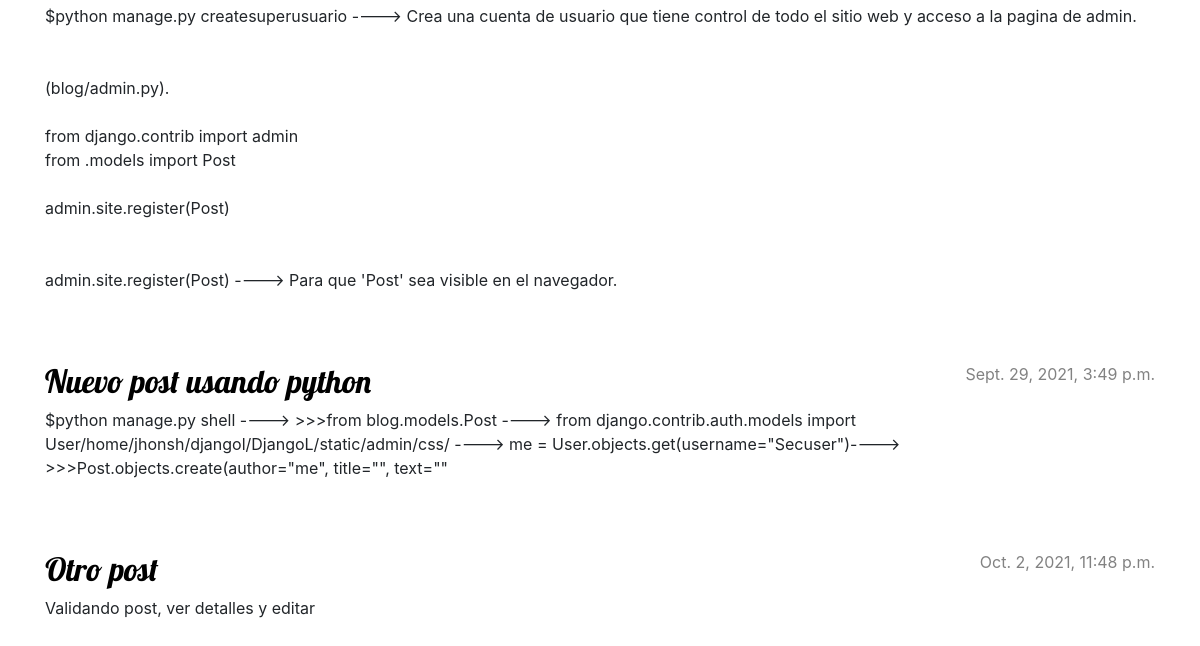
The app's page / (lower part), older data.
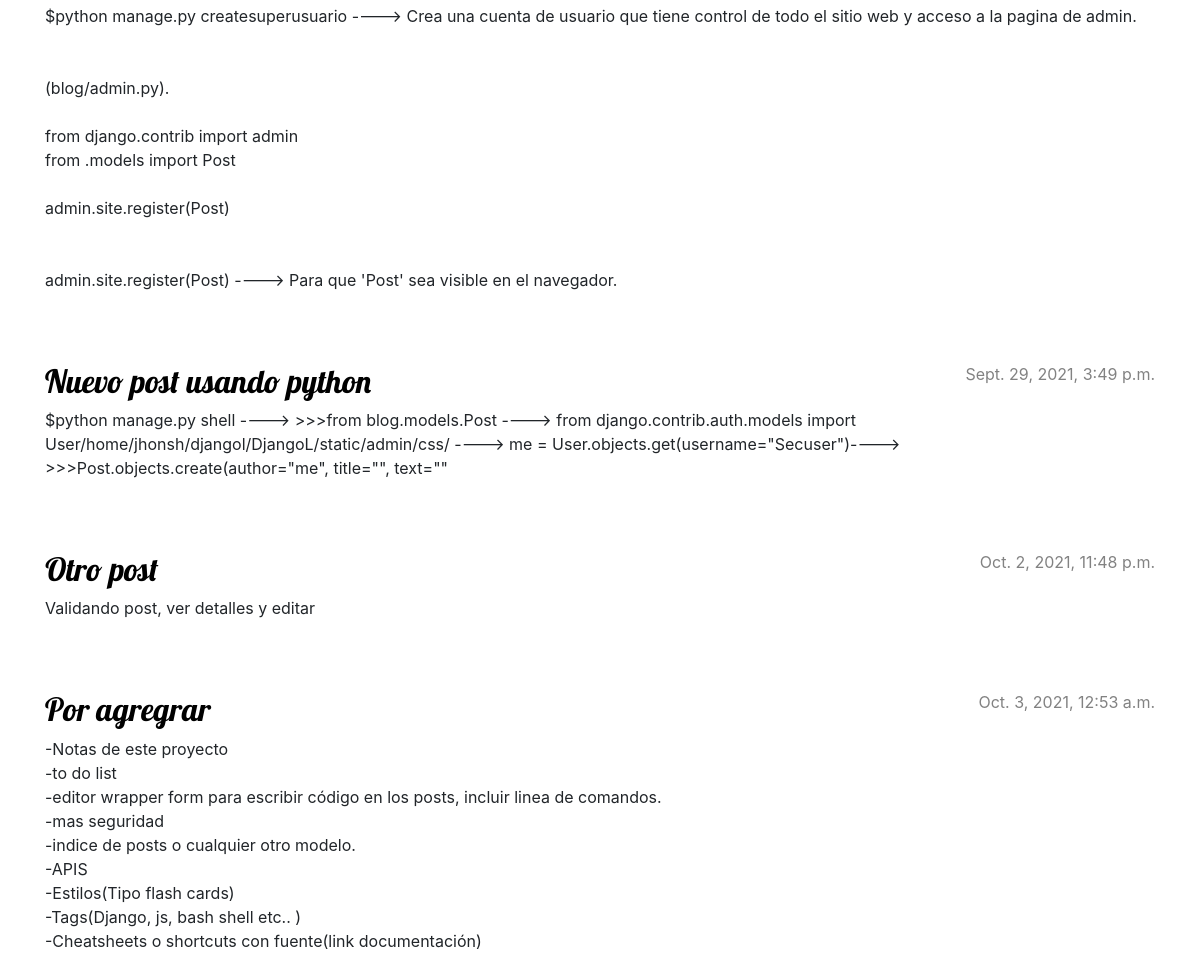
The same page, newer data.
### blog/models.py (models this page shows, shortened)
class Post(models.Model):
    author = models.ForeignKey(settings.AUTH_USER_MODEL, on_delete=models.CASCADE)
    title = models.CharField(max_length=200)
    text = models.TextField()
    created_date = models.DateTimeField(default=timezone.now)
    published_date = models.DateTimeField(blank=True, null=True)

### blog/views.py (the view)
# urls.py: path("", views.post_list, name="post_list"),
def post_list(request):
    posts = Post.objects.filter(published_date__lte=timezone.now()).order_by('published_date')
    return render(request, 'blog/post_list.html', {'posts': posts})

### blog/templates/blog/post_list.html
{% extends 'blog/base.html' %}
{% block content %}
    {% for post in posts %}
        <article class="post">
            <time class="date">
                {{ post.published_date }}
            </time>
            <h2><a href="{% url 'post_detail' pk=post.pk %}">{{ post.title }}</a></h2>
            <p>{{ post.text|linebreaksbr }}</p>
        </article>
    {% endfor %}
{% endblock %}

Row changes from the older to the newer data that the page shows:
added Post: published_date "Oct. 3, 2021, 12:53 a.m.", title "Por agregrar", text "-Notas de este proyecto -to do list -editor wrapper form para escribir código en los posts, incluir linea de comandos. -mas seguridad -indice de posts o cualquier otro modelo. -APIS -Estilos(Tipo flash cards) -Tags(Django, js, bash shell etc.. ) -Cheatsheets o shortcuts con fuente(link documentación)"
